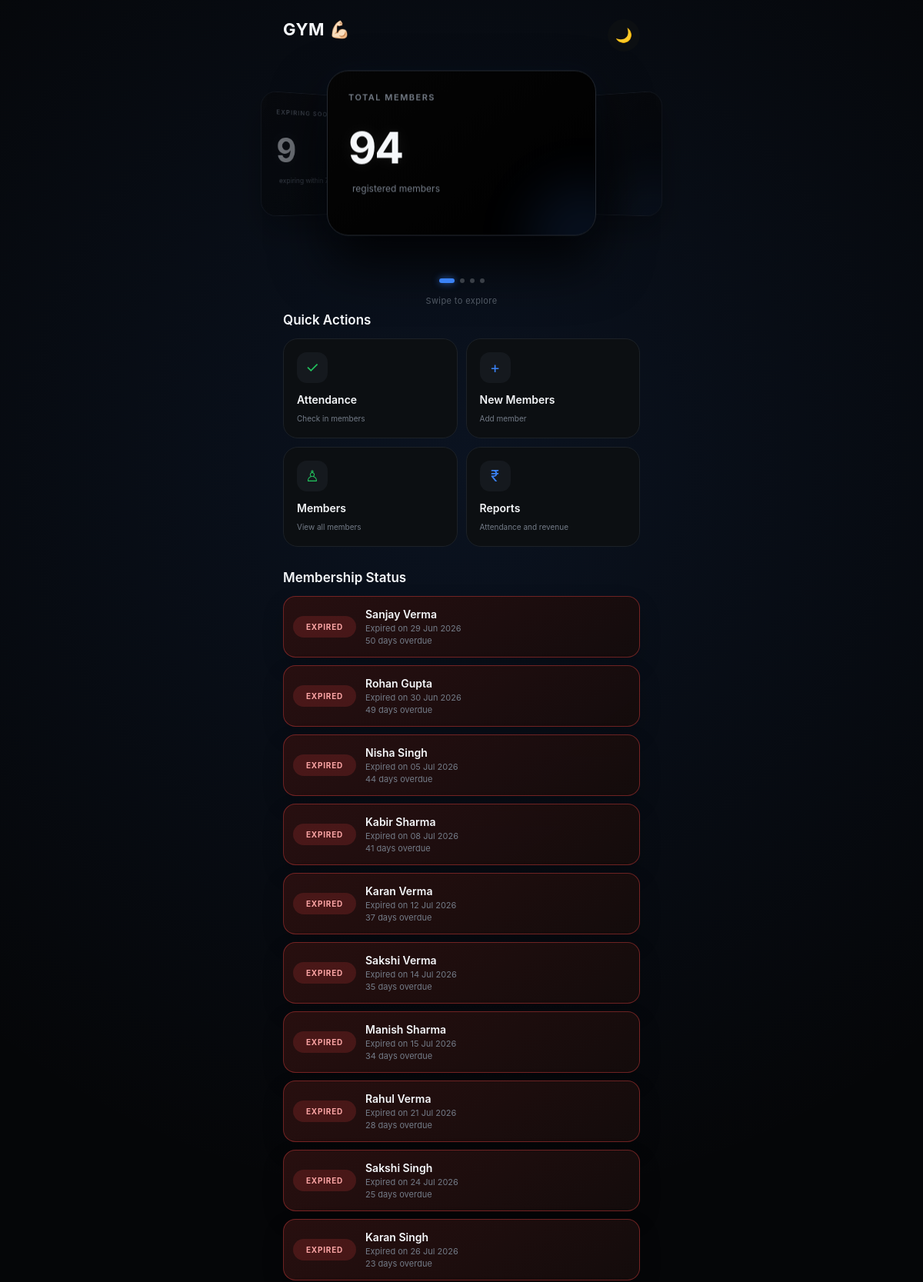
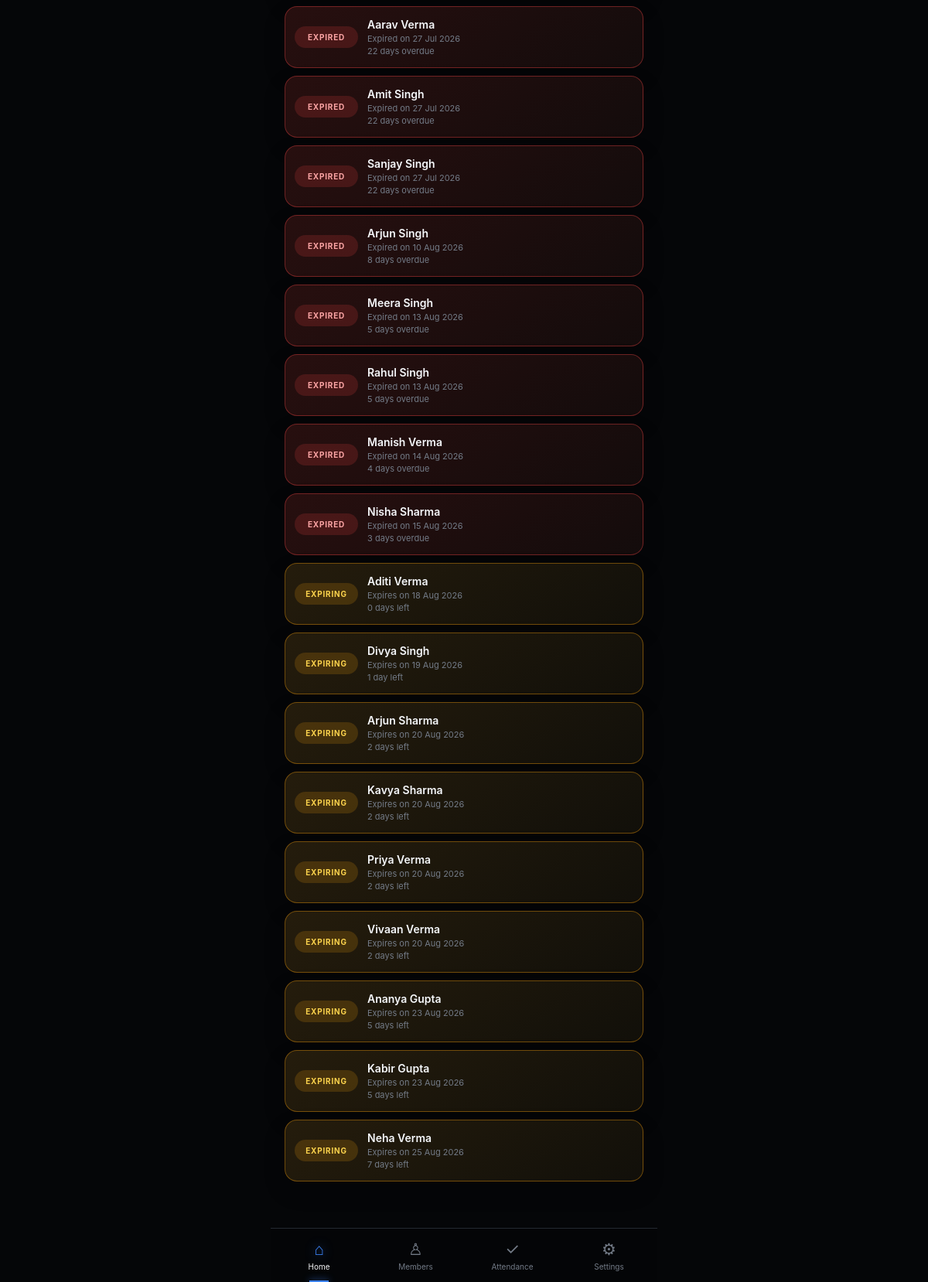
Screenshot of / (signed in) with the database file from the repository (2 pictures, top to bottom).
### models.py (models this page shows, shortened)
class Member(db.Model):
    __tablename__ = "member"
    id = db.Column(db.Integer, primary_key=True)
    owner_id = db.Column(
        db.Integer,
        db.ForeignKey("gym_owner.id"),
        nullable=False,
        index=True
    )
    name = db.Column(db.String(100), nullable=False)
    address = db.Column(db.String(150), nullable=False)
    phone = db.Column(db.String(15), nullable=False)
    join_date = db.Column(db.Date, nullable=False)
    notes = db.Column(db.Text)
    membership_active = db.Column(db.Boolean, default=True, nullable=False)
    deactivated_on = db.Column(db.Date, nullable=True)
    current_plan_id = db.Column(
        db.Integer,
        db.ForeignKey("membership_plan.id")
    )
    current_plan = db.relationship("MembershipPlan", foreign_keys=[current_plan_id])
    membership_start = db.Column(db.Date)
    membership_expiry = db.Column(db.Date)
    memberships = db.relationship(
        "Membership",
        backref="member",
        lazy=True,
        cascade="all, delete-orphan"
    )
    attendance = db.relationship(
        "Attendance",
        backref="member",
        lazy=True,
        cascade="all, delete-orphan"
    )
    __table_args__ = (
        db.UniqueConstraint(
            "owner_id",
            "name",
            name="uq_owner_member_name"
        ),
    )

### routes/members.py (the view)
@members_bp.route("/")
def index():
    if current_user.is_authenticated:
        if current_user.username == config.admin["username"]:
            return redirect("/admin")
        elif date.today() > current_user.payment_due_date:
            logout_user()
            return redirect(url_for("members.plan_over"))
        today = date.today()
        month_start = today.replace(day=1)
        total_members = Member.query.filter_by(owner_id=current_user.id).count()
        monthly_revenue = db.session.query(func.sum(Membership.amount_paid)).join(Member).filter(
            Member.owner_id == current_user.id,
            Membership.payment_date >= month_start,
            Membership.payment_date <= today,
        ).scalar() or 0
        today_attendance = Attendance.query.join(Member).filter(
            Member.owner_id == current_user.id,
            Attendance.attendance_date == today,
        ).count()
        expired_members = Member.query.filter(
            Member.owner_id == current_user.id,
            Member.membership_expiry < today,
        ).order_by(Member.membership_expiry.asc(), Member.name.asc()).all()
        expiring_soon = Member.query.filter(
            Member.owner_id == current_user.id,
            Member.membership_active.is_(True),
            Member.membership_expiry >= today,
            Member.membership_expiry <= today + relativedelta(days=7),
        ).order_by(Member.membership_expiry.asc(), Member.name.asc()).all()
        return render_template(
            "home.html", active_page="home", total_members=total_members,
            monthly_revenue=monthly_revenue, today_attendance=today_attendance,
            expiring_soon=len(expiring_soon), expired_members=expired_members,
            expiring_members=expiring_soon, today=today,
        )
    return render_template("index.html")

### templates/home.html (shortened to what this page needs)
{% extends "components/base.html" %}
{% block head%}
<link rel="stylesheet" href="{{ url_for('static', filename='css/home.css') }}">
{% endblock %}
{% block body %}
<header class="header">
  <h1>GYM 💪🏻</h1>
  <button id="themeBtn" onclick="toggleTheme()">🌙</button>
</header>
<section class="showcase" id="showcase">
  <div class="showcase-stage">
    <div class="stat-card active">
      <div class="stat-label">TOTAL MEMBERS</div>
      <div class="stat-number">{{total_members}}</div>
      <div class="stat-growth green">
        <span> registered members </span>
      </div>
    </div>
    <div class="stat-card">
      <div class="stat-label">MONTHLY REVENUE</div>
      <div class="stat-number">₹{{ monthly_revenue }}</div>
      <div class="stat-growth green">
        <span> payments this month </span>
      </div>
    </div>
    <div class="stat-card">
      <div class="stat-label">EXPIRING SOON</div>
      <div class="stat-number">{{ expiring_soon }}</div>
      <div class="stat-growth green">
        <span> expiring within 7 days </span>
      </div>
    </div>
  </div>
  <div class="showcase-dots">
    <span class="dot active"></span>
    <span class="dot"></span>
    <span class="dot"></span>
    <span class="dot"></span>
  </div>
  <p class="swipe-hint">Swipe to explore</p>
</section>
<section class="quick-section">
  <div class="section-title">
    <h2>Quick Actions</h2>
  </div>
  <div class="actions">
    <a href="attendance" class="action-card">
      <div class="icon green-icon">✓</div>
      <div>
        <span> Attendance </span>
        <small> Check in members </small>
      </div>
    </a>
    <a class="action-card" href="/add_member">
      <div class="icon blue-icon">+</div>
      <div>
        <span> New Members </span>
        <small> Add member </small>
      </div>
    </a>
    <a href="{{ url_for('members.members') }}" class="action-card">
      <div class="icon green-icon">♙</div>
      <div>
        <span> Members </span>
        <small> View all members </small>
      </div>
    </a>
    <a href="{{ url_for('members.reports') }}" class="action-card">
      <div class="icon blue-icon">₹</div>
      <div>
        <span> Reports </span>
        <small> Attendance and revenue </small>
      </div>
    </a>
  </div>
</section>
<section class="status-section">
  <div class="section-title">
    <h2>Membership Status</h2>
  </div>
  {% if expired_members or expiring_members %}
  <div class="status-list">
    {% for member in expired_members %}
    {% if member.membership_active %}
    <div class="status-item expired">
      <div class="status-badge expired">Expired</div>
      <a class="status-body" href="{{url_for('members.member_details',member_id=member.id)}}">
        <strong>{{ member.name }}</strong>
        <small>Expired on {{ member.membership_expiry.strftime('%d %b %Y') if member.membership_expiry else '—' }}</small>
        <p>{{ (today - member.membership_expiry).days }} day{% if (today - member.membership_expiry).days != 1 %}s{% endif %} overdue</p>
      </a>
    </div>
    {% endif %}
    {% endfor %}
    {% for member in expiring_members %}
    {% if member.membership_active %}
    <div class="status-item warning">
      <div class="status-badge warning">Expiring</div>
      <a class="status-body" href="{{url_for('members.member_details',member_id=member.id)}}">
        <strong>{{ member.name }}</strong>
        <small>Expires on {{ member.membership_expiry.strftime('%d %b %Y') if member.membership_expiry else '—' }}</small>
        <p>{{ (member.membership_expiry - today).days }} day{% if (member.membership_expiry - today).days != 1 %}s{% endif %} left</p>
      </a>
    </div>
    {% endif %}
    {% endfor %}
  </div>
  {% endif %}
</section>
{% endblock %}

### templates/components/base.html (shortened to what this page needs)
<!doctype html>
<html lang="en">
<head>
  <link rel="stylesheet" href="{{ url_for('static', filename='css/navbar.css') }}">
  <link rel="stylesheet" href="{{ url_for('static', filename='css/base.css') }}">
  {% block head %}{% endblock %}
</head>
<body>
  <div class="app">
    {% block body %}{% endblock %}
  </div>
  {% include "components/navbar.html" %}
</body>
</html>

### templates/components/navbar.html
  <nav class="bottom-nav">
    <a href="/" class="nav-item {% if active_page == 'home' %}active{% endif %}">
      <div class="nav-icon">⌂</div>
      <span> Home </span>
    </a>
    <a href="{{ url_for('members.members') }}" class="nav-item {% if active_page == 'members' %}active{% endif %}">
      <div class="nav-icon">♙</div>
      <span> Members </span>
    </a>
    <a href="{{ url_for('members.attendance') }}" class="nav-item {% if active_page == 'attendance' %}active{% endif %}">
      <div class="nav-icon">✓</div>
      <span> Attendance </span>
    </a>
    <a href="{{ url_for('settings.settings') }}" class="nav-item {% if active_page == 'settings' %}active{% endif %}">
      <div class="nav-icon">⚙</div>
      <span> Settings </span>
    </a>
  </nav>

### static/css/navbar.css (style rules this page uses)
.bottom-nav { position: fixed; z-index: 100; left: 0; right: 0; bottom: 0; max-width: 500px; height: 70px; margin: auto; background: var(--navbg); border-top: 1px solid var(--cardborder); backdrop-filter: blur(18px); display: flex; justify-content: space-around; }
.nav-item { width: 25%; border: none; background: transparent; color: var(--muted); display: flex; flex-direction: column; justify-content: center; align-items: center; gap: 4px; position: relative; cursor: pointer; text-decoration: none; }
.nav-icon { font-size: 21px; }
.nav-item span { font-size: 10px; }
.nav-item.active { color: var(--white); }
.nav-item.active .nav-icon { color: var(--blue); text-shadow: 0 0 14px rgba(59, 130, 246, 0.8); }
.nav-item.active::after { content: ""; position: absolute; bottom: 0; width: 25px; height: 2px; background: var(--blue); box-shadow: 0 0 10px var(--blue); }

### static/css/base.css (style rules this page uses)
* { margin: 0; padding: 0; box-sizing: border-box; -webkit-tap-highlight-color: transparent; }
:root { --bg: #050608; --white: #f5f7fa; --muted: #737b87; --blue: #3b82f6; --green: #22c55e; --border: #20242b; --card: #0c0f12; --card2: #050505; --card3: #000000; --activity: #11151a; --navbg: rgba(5, 6, 8, 0.94); --iconbg: #15191e; --line: #1c2127; --cardborder: #242931; }
html { background: var(--bg); }
body { background: radial-gradient(circle at 50% 18%, rgba(59, 130, 246, 0.1), transparent 35%), var(--bg); color: var(--white); transition: background 0.35s, color 0.35s; font-family: -apple-system, BlinkMacSystemFont, "Segoe UI", Roboto, Arial, sans-serif; min-height: 100vh; overflow-x: hidden; }
.app { width: 100%; max-width: 500px; margin: auto; padding: 25px 18px 110px; }

### rows the page displays
Member: name "Sanjay Verma", membership_expiry "29 Jun 2026", (today-member.membership_expiry).days "50"
Member: name "Rohan Gupta", membership_expiry "30 Jun 2026", (today-member.membership_expiry).days "49"
Member: name "Nisha Singh", membership_expiry "05 Jul 2026", (today-member.membership_expiry).days "44"
Member: name "Kabir Sharma", membership_expiry "08 Jul 2026", (today-member.membership_expiry).days "41"
Member: name "Karan Verma", membership_expiry "12 Jul 2026", (today-member.membership_expiry).days "37"
Member: name "Sakshi Verma", membership_expiry "14 Jul 2026", (today-member.membership_expiry).days "35"
Member: name "Manish Sharma", membership_expiry "15 Jul 2026", (today-member.membership_expiry).days "34"
Member: name "Rahul Verma", membership_expiry "21 Jul 2026", (today-member.membership_expiry).days "28"
Member: name "Sakshi Singh", membership_expiry "24 Jul 2026", (today-member.membership_expiry).days "25"
Member: name "Karan Singh", membership_expiry "26 Jul 2026", (today-member.membership_expiry).days "23"
Member: name "Aarav Verma", membership_expiry "27 Jul 2026", (today-member.membership_expiry).days "22"
Member: name "Amit Singh", membership_expiry "27 Jul 2026", (today-member.membership_expiry).days "22"
Member: name "Sanjay Singh", membership_expiry "27 Jul 2026", (today-member.membership_expiry).days "22"
Member: name "Arjun Singh", membership_expiry "10 Aug 2026", (today-member.membership_expiry).days "8"
Member: name "Meera Singh", membership_expiry "13 Aug 2026", (today-member.membership_expiry).days "5"
Member: name "Rahul Singh", membership_expiry "13 Aug 2026", (today-member.membership_expiry).days "5"
Member: name "Manish Verma", membership_expiry "14 Aug 2026", (today-member.membership_expiry).days "4"
Member: name "Nisha Sharma", membership_expiry "15 Aug 2026", (today-member.membership_expiry).days "3"
Member: name "Aditi Verma", membership_expiry "18 Aug 2026", (member.membership_expiry-today).days "0"
Member: name "Divya Singh", membership_expiry "19 Aug 2026", (member.membership_expiry-today).days "1"
Member: name "Arjun Sharma", membership_expiry "20 Aug 2026", (member.membership_expiry-today).days "2"
Member: name "Kavya Sharma", membership_expiry "20 Aug 2026", (member.membership_expiry-today).days "2"
Member: name "Priya Verma", membership_expiry "20 Aug 2026", (member.membership_expiry-today).days "2"
Member: name "Vivaan Verma", membership_expiry "20 Aug 2026", (member.membership_expiry-today).days "2"
Member: name "Ananya Gupta", membership_expiry "23 Aug 2026", (member.membership_expiry-today).days "5"
Member: name "Kabir Gupta", membership_expiry "23 Aug 2026", (member.membership_expiry-today).days "5"
Member: name "Neha Verma", membership_expiry "25 Aug 2026", (member.membership_expiry-today).days "7"

### other values shown
{{ total_members }} "94"
{{ expiring_soon }} "9"
